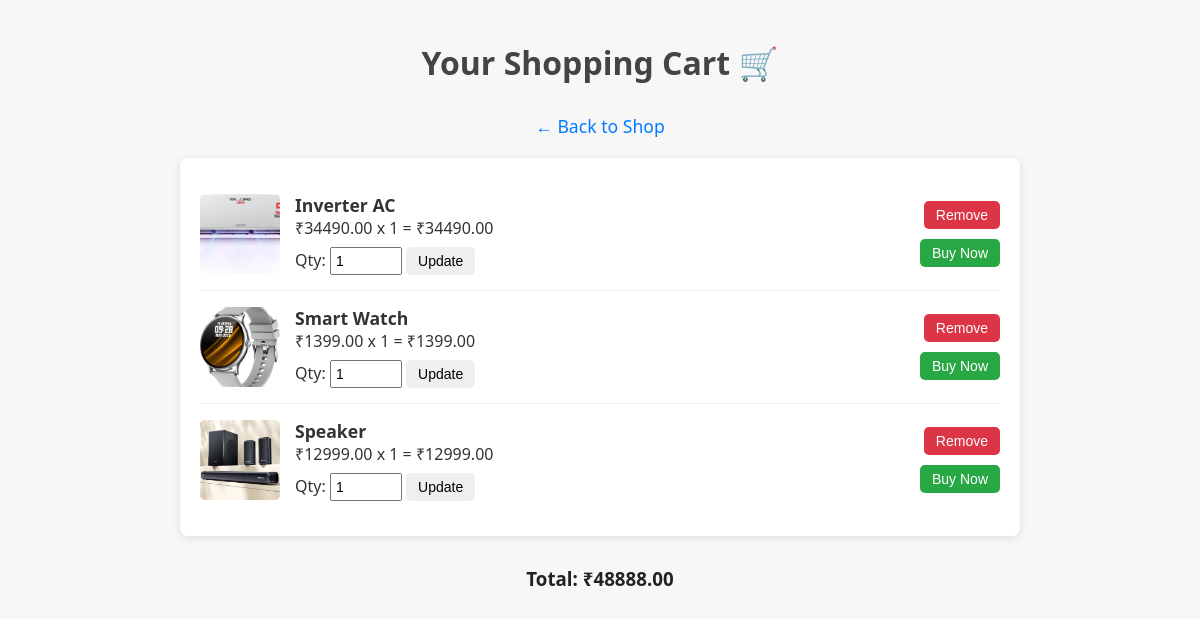
The page /cart/ (signed in) on the database as committed earlier.
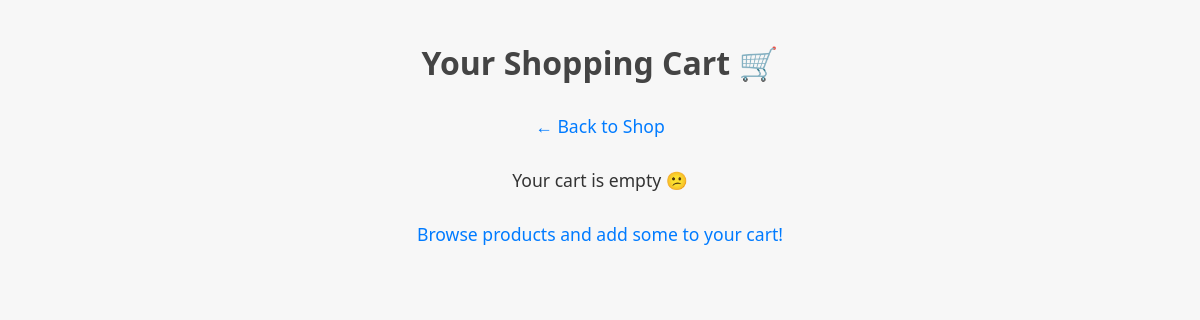
The same page on the database as committed later.
### ecommerceapp/models.py (models this page shows, shortened)
class CartItem(models.Model):
    user = models.ForeignKey(User, on_delete=models.CASCADE, related_name='cart_items')
    product = models.ForeignKey(Product, on_delete=models.CASCADE)
    quantity = models.PositiveIntegerField(default=1)
    def subtotal(self):
        return self.product.price * self.quantity

class Product(models.Model):
    name = models.CharField(max_length=255)
    description = models.TextField()
    price = models.DecimalField(max_digits=8, decimal_places=2)
    image = models.ImageField(upload_to='product_images/')

### ecommerceapp/views.py (the view)
# urls.py: path('cart/', views.cart, name='cart'),
@login_required
def cart(request):
    cart_items = CartItem.objects.filter(user=request.user)
    total = sum(item.subtotal() for item in cart_items)
    return render(request, 'ecommerceapp/cart.html', {
        'cart_items': cart_items,
        'total': total
    })

### ecommerceapp/templates/ecommerceapp/cart.html (shortened to what this page needs)
<!DOCTYPE html>
<html>
<head>
</head>
<body>
    <h1>Your Shopping Cart 🛒</h1>
    <p style="text-align: center;"><a href="{% url 'home' %}">← Back to Shop</a></p>
    {% if cart_items %}
        <div class="cart-container">
            {% for item in cart_items %}
                <div class="cart-item">
                    <div class="item-details">
                        <img src="{{ item.product.image.url }}" alt="{{ item.product.name }}">
                        <div class="item-info">
                            <strong>{{ item.product.name }}</strong>
                            ₹{{ item.product.price }} x {{ item.quantity }} = ₹{{ item.subtotal|floatformat:2 }}
                            <form method="post" action="{% url 'update_cart_quantity' item.id %}" class="quantity-form">
                                <label>Qty:</label>
                                <input type="number" name="quantity" value="{{ item.quantity }}" min="1">
                                <button type="submit" class="btn">Update</button>
                            </form>
                        </div>
                    </div>
                    <div class="actions">
                        <form method="post" action="{% url 'remove_from_cart' item.id %}">
                            <button type="submit" class="btn btn-remove">Remove</button>
                        </form>
                        <form method="get" action="{% url 'product_detail' item.product.id %}">
                            <button type="submit" class="btn btn-buy">Buy Now</button>
                        </form>
                    </div>
                </div>
            {% endfor %}
        </div>
        <h3>Total: ₹{{ total|floatformat:2 }}</h3>
    {% else %}
        <p>Your cart is empty 😕</p>
        <p><a href="{% url 'shop' %}">Browse products and add some to your cart!</a></p>
    {% endif %}
</body>
</html>

Rows that differ between the two databases and show on the page:
removed CartItem: product.image (picture), product.name "Inverter AC", product.price "34490.00", quantity "1", subtotal "34490.00"
removed CartItem: product.image (picture), product.name "Smart Watch", product.price "1399.00", quantity "1", subtotal "1399.00"
removed CartItem: product.image (picture), product.name "Speaker", product.price "12999.00", quantity "1", subtotal "12999.00"
Other text that changed with them:
{{ total|floatformat:2 }}: "48888.00" → (not shown)
text no longer shown: "Total: ₹"
text now shown: "Your cart is empty 😕 Browse products and add some to your cart!"
